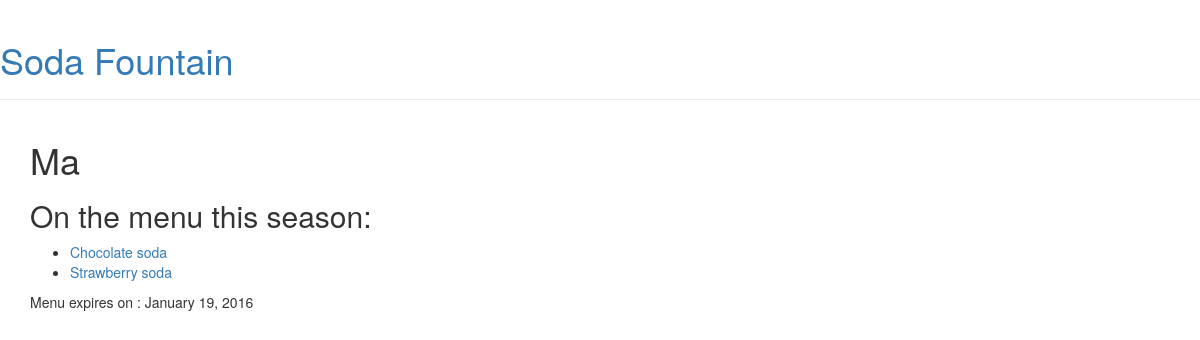
Page /menu/70/ on the earlier database version.
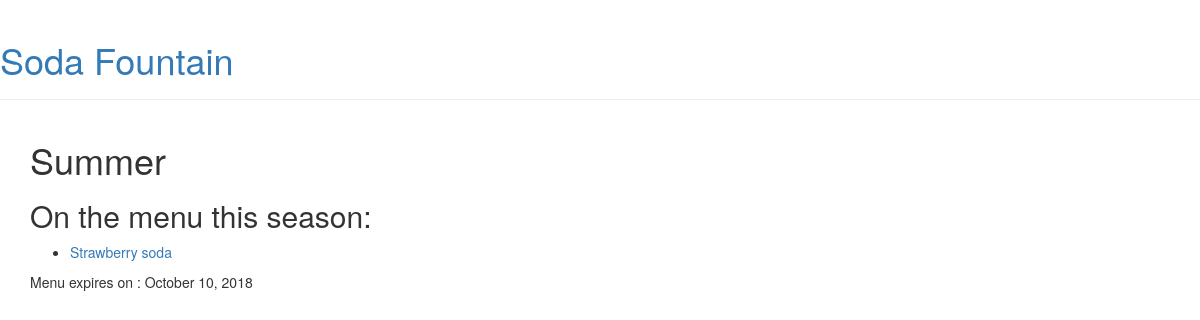
Same page on the later database version.
### menu/models.py (models this page shows, shortened)
class Menu(models.Model):
    season = models.CharField(max_length=20)
    items = models.ManyToManyField('Item', related_name='items')
    created_date = models.DateTimeField(default=timezone.now)
    expiration_date = models.DateTimeField(blank=True, null=True)

class Item(models.Model):
    name = models.CharField(max_length=200)
    description = models.TextField()
    chef = models.ForeignKey('auth.User', on_delete=models.CASCADE,)
    created_date = models.DateTimeField(default=timezone.now)
    standard = models.BooleanField(default=False)
    ingredients = models.ManyToManyField('Ingredient',
                                        related_name='ingredients')
    def __str__(self):
        return self.name

### menu/views.py (the view)
# urls.py: url(r'^menu/(?P<pk>\d+)/$', views.menu_detail, name='menu_detail'),
def menu_detail(request, pk):
    menu = Menu.objects.get(pk=pk)
    return render(request, 'menu/menu_detail.html', {'menu': menu})

### menu/templates/menu/menu_detail.html (shortened to what this page needs)
{% extends 'layout.html' %}
{% block content %}
<div class="content container">
    <div class="row">
        <div class="col-md-8">
            <div class="post">
                <h1>
                    {{ menu.season }}
                </h1>
                <h2>On the menu this season:</h2>
                <ul>
                    {% for item in menu.items.all %}
                        <li><a href="{% url 'menu:item_detail' pk=item.pk %}">{{ item }}</a></li>
                    {% endfor %}
                </ul>
                {% if menu.expiration_date %}
                    <div class="date">
                        Menu expires on : {{ menu.expiration_date|date:"F j, Y" }}
                    </div>
                {% endif %}
            </div>
        </div>
    </div>
</div>
{% endblock %}

### templates/layout.html (shortened to what this page needs)
{% load static from staticfiles %}
<html>
    <head>
        <link rel="stylesheet" href="//maxcdn.bootstrapcdn.com/bootstrap/3.2.0/css/bootstrap.min.css">
        <link rel="stylesheet" href="//maxcdn.bootstrapcdn.com/bootstrap/3.2.0/css/bootstrap-theme.min.css">
    </head>
    <body>
        <div class="page-header">
            <h1><a href="/">Soda Fountain</a></h1>
        </div>
        {% block content %}{% endblock %}
    </body>
</html>

Differences in the rows shown:
no longer on this page (row unchanged): Item: name "Chocolate soda"
changed Menu: season "Ma" → "Summer"; expiration_date "January 19, 2016" → "October 10, 2018"
